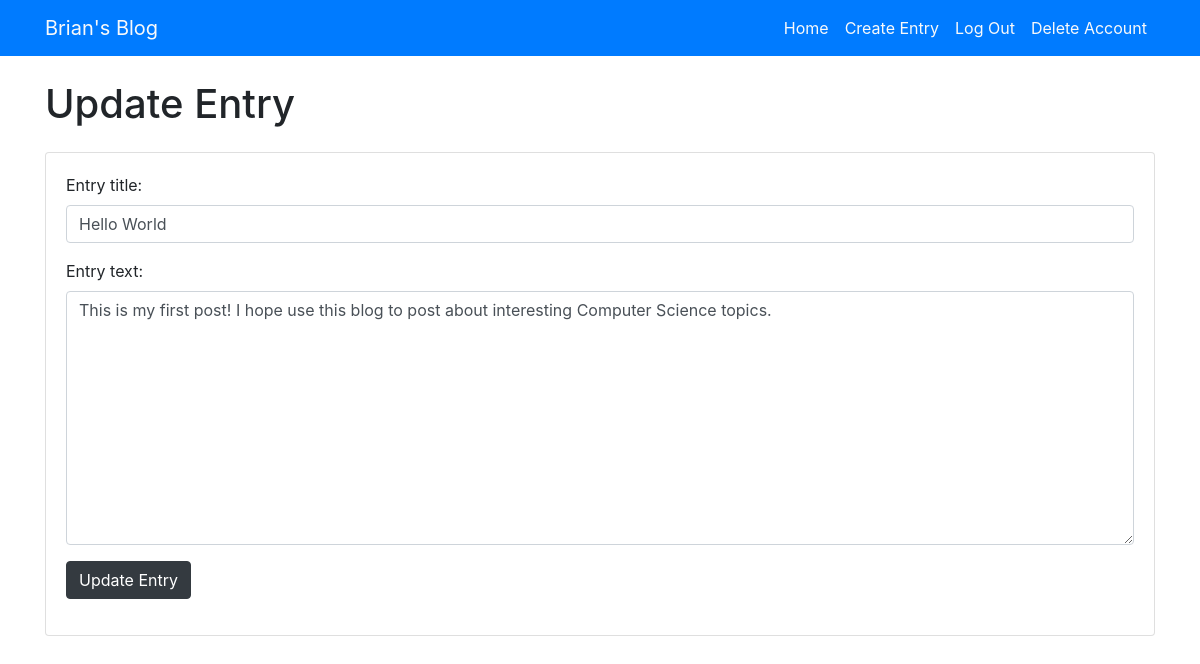
The app's page /entry/edit/13/ (signed in), older data.
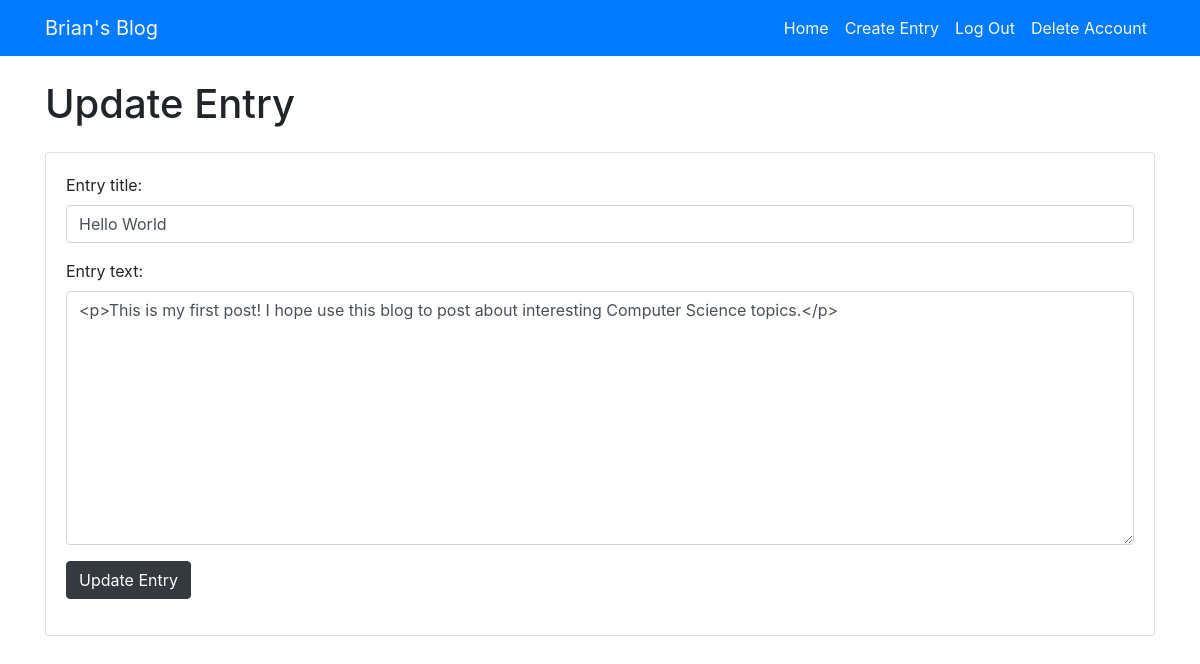
The same page, newer data.
### entries/models.py (models this page shows, shortened)
class Entry(models.Model):
    entry_title = models.CharField(max_length=50)
    entry_text = RichTextField(blank=True, null=True)
    entry_date = models.DateTimeField(auto_now_add=True)
    entry_author = models.ForeignKey(User, on_delete=models.CASCADE)
    class Meta:
        verbose_name_plural = "Entries"

### entries/views.py (the view)
class UpdateEntryView(UpdateView):
    model = Entry
    form_class = EntryForm
    template_name = 'entries/update_entry.html'

### entries/forms.py
class EntryForm(forms.ModelForm):
    class Meta:
        model = Entry
        fields = ("entry_title", "entry_text")
        widgets = {
            "entry_title": forms.TextInput(attrs={"class": "form-control", 'autofocus': 'autofocus'}),
            "entry_text": forms.Textarea(attrs={"class": "form-control"}),
        }

### entries/templates/entries/update_entry.html (shortened to what this page needs)
{% extends "entries/base.html" %} {% block content %}
<div class="col-md-12">
    {% if user.is_authenticated and user.id == entry.entry_author_id %}
    <h1 class="my-4">Update Entry</h1>
    <div class="card mb-4">
        <div class="card-body">
            <div class="form-group">
                <form method="POST">
                    {% csrf_token %} {{form.media}} {{form.as_p}}
                    <button type="submit" class="btn btn-dark">Update Entry</button>
                </form>
            </div>
        </div>
    </div>
    {% else %}
    <h1 class="my-4">Access Denied</h1>
    {% endif %}
</div>
{% endblock %}

### entries/templates/entries/base.html (shortened to what this page needs)
{% load static %}
<!DOCTYPE html>
<html lang="en">
    <head>
        <link href="{%  static 'entries/vendor/bootstrap/css/bootstrap.min.css' %}" rel="stylesheet" />
        <link href="{%  static 'entries/css/blog-home.css' %}" rel="stylesheet" />
    </head>
    <body>
        <nav class="navbar navbar-expand-lg navbar-dark bg-primary fixed-top">
            <div class="container">
                <a class="navbar-brand nav-link text-light px-0" href="{% url 'blog_home' %}">Brian's Blog</a>
                <div class="collapse navbar-collapse" id="navbarResponsive">
                    <ul class="navbar-nav ml-auto">
                        <li class="nav-item">
                            <a class="nav-link text-light" href="{% url 'blog_home' %}"
                                >Home
                            </a>
                        </li>
                        {% if user.is_authenticated %}
                        <li class="nav-item">
                            <a class="nav-link text-light" href="{% url 'create_entry' %}">Create Entry</a>
                        </li>
                        <li class="nav-item">
                            <a class="nav-link text-light" href="{% url 'logout' %}">Log Out</a>
                        </li>
                        <li class="nav-item">
                            <a class="nav-link text-light" href="{% url 'delete_account' %}">Delete Account</a>
                        </li>
                        {% endif %}
                    </ul>
                </div>
            </div>
        </nav>
        <div class="container">
            <div class="row">{% block content %} {% endblock %}</div>
        </div>
    </body>
</html>

### entries/static/entries/css/blog-home.css (style rules this page uses)
body { padding-top: 56px; }

Row changes from the older to the newer data that the page shows:
changed Entry "Hello World": entry_text "This is my first post! I hope use this blog to post about interesting Computer Science topics." → "<p>This is my first post! I hope use this blog to post about interesting Computer Science topics.</p>"
